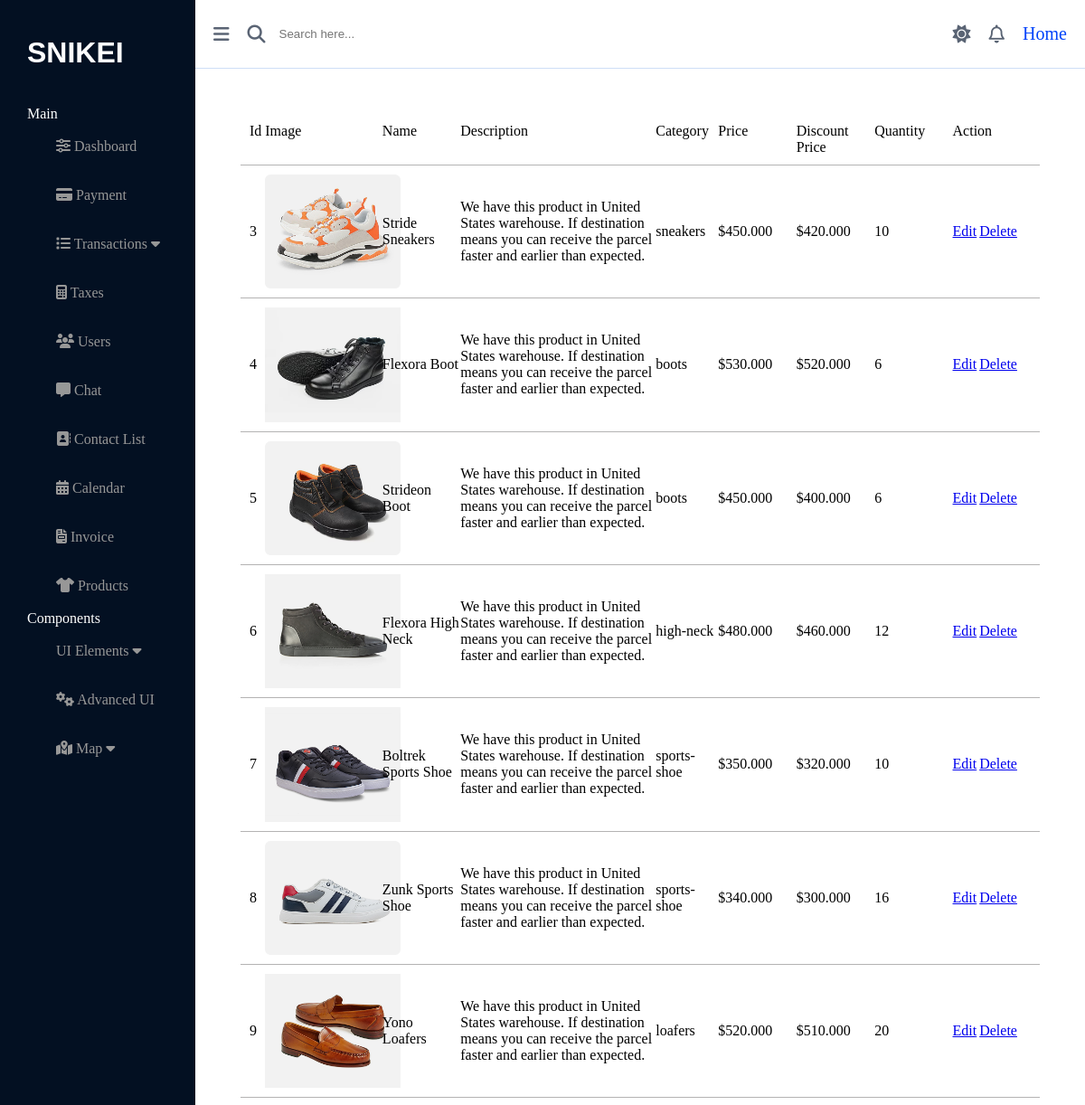
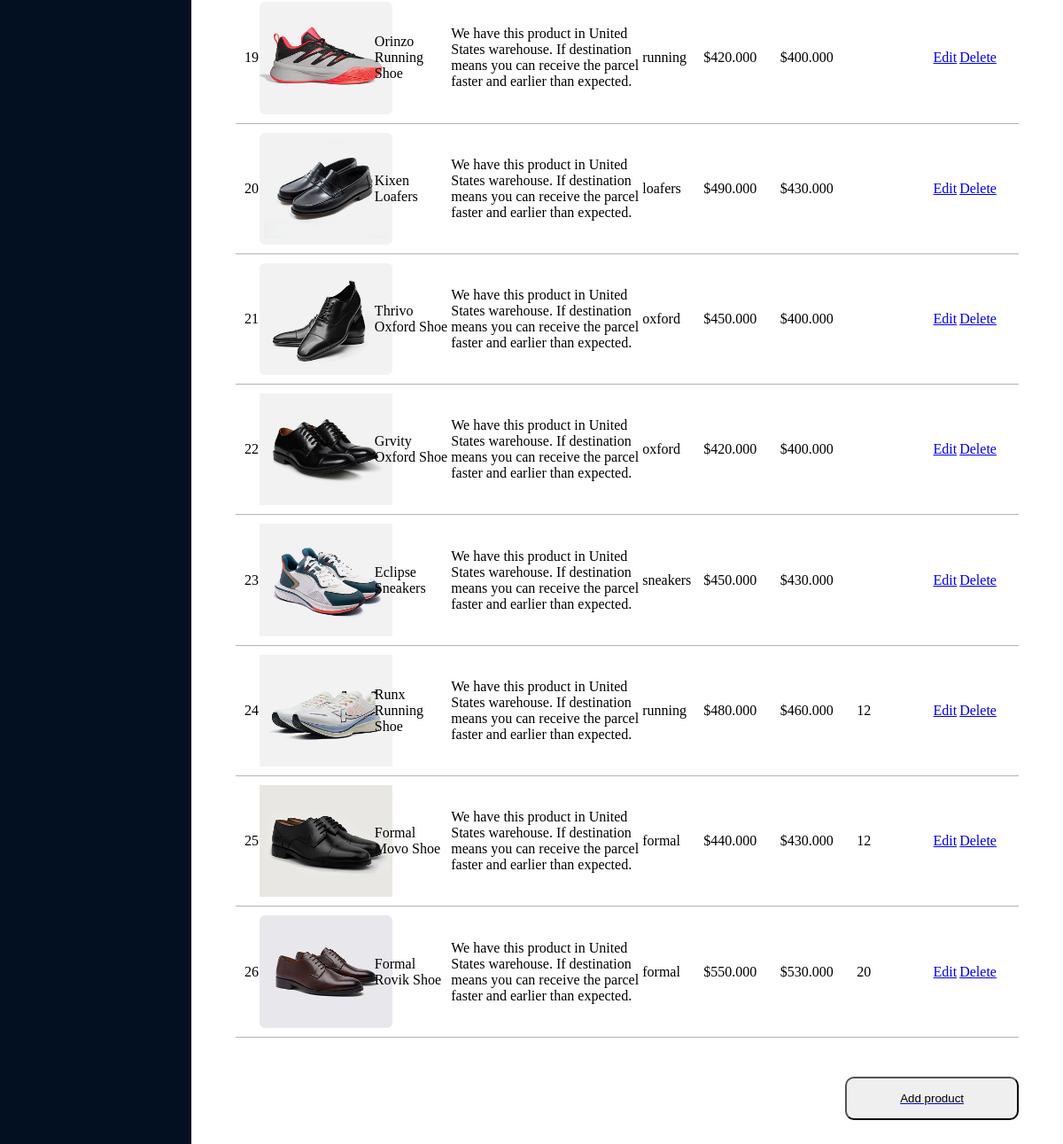
Screenshot of /admin/products (signed in) with the database file from the repository (2 pictures, top to bottom).
### tables this page shows
CREATE TABLE `products` (
  `id` int NOT NULL AUTO_INCREMENT,
  `name` varchar(255) NOT NULL,
  `description` text,
  `category` varchar(100) DEFAULT NULL,
  `price` decimal(10,2) DEFAULT NULL,
  `discount_price` decimal(10,2) DEFAULT NULL,
  `quantity` int DEFAULT NULL,
  `image` varchar(255) DEFAULT NULL,
  `created_at` timestamp NULL DEFAULT CURRENT_TIMESTAMP,
  PRIMARY KEY (`id`)
);

### app/Core/Controller.php (called while the page is built, shortened)
<?php
class Controller
{
    protected function view(string $view, array $data = []): void
    {
        extract($data, EXTR_SKIP);
        require_once __DIR__ . '/../views/' . $view . '.php';
    }
}

### app/controllers/AdminController.php (called while the page is built, shortened)
<?php
class AdminController extends Controller {
    public function products() {
        $productModel = new Product();
        $products = $productModel->getAllProducts();
        $this->view('admin/products', compact('products'));
    }
}
?>

### app/models/Database.php (called while the page is built, shortened)
<?php
class Database {
    private static $instance = null;
    private $pdo;
    private function __construct() {
        $host = 'localhost';
        $db = 'snikei';
        $user = 'root';
        $pass = '123456';
        $charset = 'utf8mb4';
        $dsn = "mysql:host=$host;dbname=$db;charset=$charset";
        $options = [
            PDO::ATTR_ERRMODE            => PDO::ERRMODE_EXCEPTION,
            PDO::ATTR_DEFAULT_FETCH_MODE => PDO::FETCH_ASSOC,
            PDO::ATTR_EMULATE_PREPARES   => false,
        ];
        try {
            $this->pdo = new PDO($dsn, $user, $pass, $options);
        } catch (PDOException $e) {
            throw new PDOException($e->getMessage(), (int)$e->getCode());
        }
    }
    public static function getInstance() {
        if (self::$instance == null) {
            self::$instance = new Database();
        }
        return self::$instance;
    }
    public function getConnection() {
        return $this->pdo;
    }
}
?>

### app/models/Product.php (called while the page is built, shortened)
<?php
class Product {
    private $db;
    public function __construct() {
        $this->db = Database::getInstance()->getConnection();
    }
    public function getAllProducts() {
        $stmt = $this->db->query("SELECT * FROM products");
        return $stmt->fetchAll();
    }
}
?>

### app/views/admin/products.php (the view, shortened to what this page needs)
<!DOCTYPE html>
<html lang="en">
<head>
    <link rel="stylesheet" href="https://cdnjs.cloudflare.com/ajax/libs/font-awesome/6.5.0/css/all.min.css">
    <link rel="stylesheet" href="<?= BASE_URL ?>/assets/css/style_admin/style_sidebar.css">
    <link rel="stylesheet" href="<?= BASE_URL ?>/assets/css/style_admin/style_products.css">
</head>
<body>
    <?php include __DIR__ . "/../includes/sidebar.php"; ?>
    <div class="main">
        <div class="main-header">
            <div class="header-left">
                <i class="fa-solid fa-bars menu-btn"></i>
                <div class="search-box">
                    <i class="fa-solid fa-magnifying-glass"></i>
                    <input type="text" placeholder="Search here...">
                </div>
            </div>
            <div class="header-right">
                <i class="fa-solid fa-sun"></i>
                <i class="fa-regular fa-bell"></i>
                <a href="<?= BASE_URL ?>">Home</a>
            </div>
        </div>
        <div class="table-product">
            <div class="table-header">
                <span class="id">Id</span>
                <span class="image">Image</span>
                <span class="name">Name</span>
                <span class="description">Description</span>
                <span class="category">Category</span>
                <span class="price">Price</span>
                <span class="discount-price">Discount Price</span>
                <span class="quantity">Quantity</span>
                <span class="action">Action</span>
            </div>
            <?php foreach ($products as $product): ?>
            <div class="table-form">
                <span class="id"><?php echo $product["id"]; ?></span>
                <span class="image">
                    <img src="<?= BASE_URL ?>/uploads/<?php echo $product["image"]; ?>" width="150px">
                </span>
                <span class="name"><?php echo $product["name"]; ?></span>
                <span class="description"><?php echo $product["description"]; ?></span>
                <span class="category"><?php echo $product["category"]; ?></span>
                <span class="price">$<?php echo number_format($product["price"], 0, ",", "."); ?></span>
                <span class="discount-price">$<?php echo number_format($product["discount_price"], 0, ",", "."); ?></span>
                <span class="quantity"><?php echo $product["quantity"]; ?></span>
                <span class="action">
                    <a href="<?= BASE_URL ?>/admin/edit_product?id=<?php echo $product["id"]; ?>">Edit</a>
                    <a href="<?= BASE_URL ?>/admin/delete_product?id=<?php echo $product["id"]; ?>">Delete</a>
                </span>
            </div>
            <?php endforeach; ?>
            <div class="add-product">
                <a href="<?= BASE_URL ?>/admin/product_add"><button class="btn-add">Add product</button></a>
            </div>
        </div>
    </div>
</body>
</html>

### public/assets/css/style_admin/style_products.css (style rules this page uses)
* { margin: 0; padding: 0; box-sizing: border-box; }
body { display: flex; flex-direction: row; }
.main { width: 82%; display: flex; flex-direction: column; }
.main-header { display: flex; flex-direction: row; border-bottom: 1px solid rgb(207, 222, 246); align-items: center; padding: 20px 0; font-size: 20px; color: rgb(90, 100, 116); }
.main-header .header-left { display: flex; flex-direction: row; align-items: center; padding: 0 20px; }
.header-left .search-box { display: flex; flex-direction: row; align-items: center; margin-left: 20px; }
.search-box input { padding: 10px; width: 400px; border: none; border-radius: 20px; margin-left: 5px; }
.main-header .header-right { display: flex; flex-direction: row; align-items: center; margin-left: auto; gap: 20px; padding-right: 20px; }
.header-right a { text-decoration: none; color: rgb(0, 67, 250); }
.table-product { display: flex; flex-direction: column; justify-content: center; padding: 50px; width: 100%; }
.table-header { display: flex; flex-direction: row; width: 100%; background-color: white; padding: 10px; border-bottom: 1px solid rgb(180, 179, 179); }
.table-form { display: flex; flex-direction: row; width: 100%; background-color: white; padding: 10px; border-bottom: 1px solid rgb(180, 179, 179); align-items: center; }
span { display: flex; justify-content: start; }
.id { width: 2%; }
.image { width: 15%; }
.name { width: 10%; }
.description { width: 25%; }
.category { width: 8%; }
.price { width: 10%; }
.discount-price { width: 10%; }
.quantity { width: 10%; }
.action { width: 10%; gap: 3px; }
.btn-add { display: flex; flex-direction: column; margin-left: auto; padding: 15px 60px; border-radius: 10px; }
.add-product { margin-top: 5%; }

### rows the page displays
products: id "3", image (picture), name "Stride Sneakers", description "We have this product in United States warehouse. If destination means you can receive the parcel faster and earlier than expected.", category "sneakers", price "450.000", discount_price "420.000", quantity "10"
products: id "4", image (picture), name "Flexora Boot", description "We have this product in United States warehouse. If destination means you can receive the parcel faster and earlier than expected.", category "boots", price "530.000", discount_price "520.000", quantity "6"
products: id "5", image (picture), name "Strideon Boot", description "We have this product in United States warehouse. If destination means you can receive the parcel faster and earlier than expected.", category "boots", price "450.000", discount_price "400.000", quantity "6"
products: id "6", image (picture), name "Flexora High Neck", description "We have this product in United States warehouse. If destination means you can receive the parcel faster and earlier than expected.", category "high-neck", price "480.000", discount_price "460.000", quantity "12"
products: id "7", image (picture), name "Boltrek Sports Shoe", description "We have this product in United States warehouse. If destination means you can receive the parcel faster and earlier than expected.", category "sports-shoe", price "350.000", discount_price "320.000", quantity "10"
products: id "8", image (picture), name "Zunk Sports Shoe", description "We have this product in United States warehouse. If destination means you can receive the parcel faster and earlier than expected.", category "sports-shoe", price "340.000", discount_price "300.000", quantity "16"
products: id "9", image (picture), name "Yono Loafers", description "We have this product in United States warehouse. If destination means you can receive the parcel faster and earlier than expected.", category "loafers", price "520.000", discount_price "510.000", quantity "20"
products: id "19", image (picture), name "Orinzo Running Shoe", description "We have this product in United States warehouse. If destination means you can receive the parcel faster and earlier than expected.", category "running", price "420.000", discount_price "400.000"
products: id "20", image (picture), name "Kixen Loafers", description "We have this product in United States warehouse. If destination means you can receive the parcel faster and earlier than expected.", category "loafers", price "490.000", discount_price "430.000"
products: id "21", image (picture), name "Thrivo Oxford Shoe", description "We have this product in United States warehouse. If destination means you can receive the parcel faster and earlier than expected.", category "oxford", price "450.000", discount_price "400.000"
products: id "22", image (picture), name "Grvity Oxford Shoe", description "We have this product in United States warehouse. If destination means you can receive the parcel faster and earlier than expected.", category "oxford", price "420.000", discount_price "400.000"
products: id "23", image (picture), name "Eclipse Sneakers", description "We have this product in United States warehouse. If destination means you can receive the parcel faster and earlier than expected.", category "sneakers", price "450.000", discount_price "430.000"
products: id "24", image (picture), name "Runx Running Shoe", description "We have this product in United States warehouse. If destination means you can receive the parcel faster and earlier than expected.", category "running", price "480.000", discount_price "460.000", quantity "12"
products: id "25", image (picture), name "Formal Movo Shoe", description "We have this product in United States warehouse. If destination means you can receive the parcel faster and earlier than expected.", category "formal", price "440.000", discount_price "430.000", quantity "12"
products: id "26", image (picture), name "Formal Rovik Shoe", description "We have this product in United States warehouse. If destination means you can receive the parcel faster and earlier than expected.", category "formal", price "550.000", discount_price "530.000", quantity "20"
